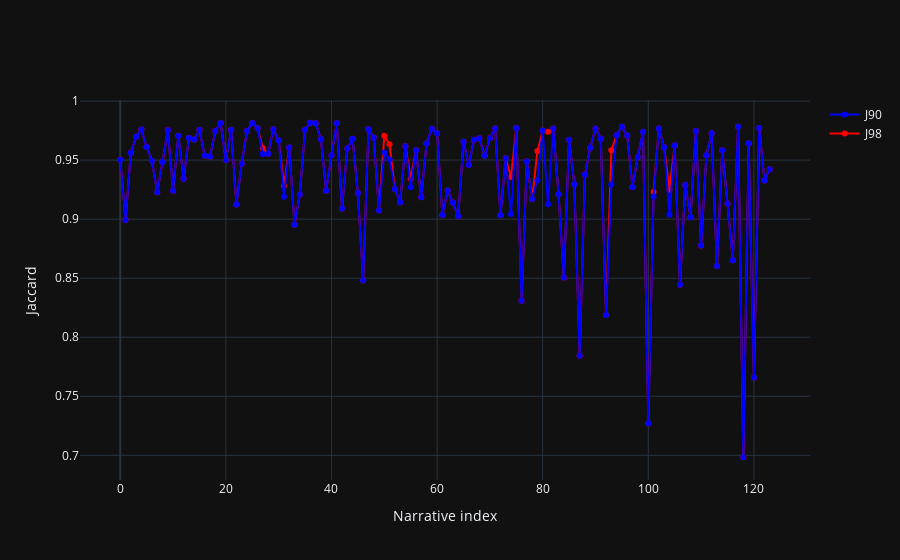

The notebook cell saved with this chart:
### Code cell
import plotly.graph_objs as go

file1 = 'results-narra-' + suffix2 + '.csv'
file2 = 'results-narra-' + suffix + '.csv'

file_paths = [file1, file2]

dataframes = []
for file_path in file_paths:
    data = pd.read_csv(file_path)
    dataframes.append(data)

column_to_compare = 'Jaccard'

fig = go.Figure()

for idx, dataframe in enumerate(dataframes):
    if idx == 0:
        color = 'red'
    else:
        color = 'blue'
    fig.add_trace(go.Scatter(x=dataframe['narrative'].index, y=dataframe[column_to_compare],
                             mode='lines+markers',
                             line=dict(color=color),
                             name=f'DataFrame {idx + 1}'))

fig.update_layout(xaxis_title='Narrative index',
                  yaxis_title=column_to_compare,
                  legend=dict(traceorder='reversed'))

fig.data[0].name = 'J98'
fig.data[1].name = 'J90'

fig.show()
